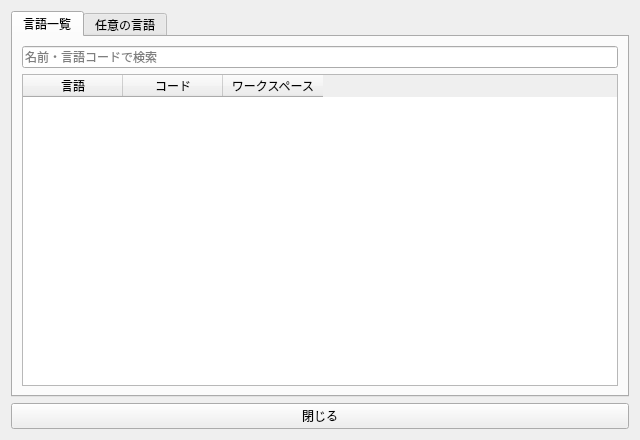
<?xml version="1.0" encoding="UTF-8"?>
<ui version="4.0">
 <class>WorkspaceLanguageDialog</class>
 <widget class="QDialog" name="WorkspaceLanguageDialog">
  <property name="windowTitle"><string>翻訳先言語を追加</string></property>
  <property name="minimumSize"><size><width>640</width><height>440</height></size></property>
  <layout class="QVBoxLayout" name="layoutMain">
   <item><widget class="QTabWidget" name="tabs">
    <widget class="QWidget" name="pageLanguages">
     <attribute name="title"><string>言語一覧</string></attribute>
     <layout class="QVBoxLayout" name="layoutLanguages">
      <item><widget class="QLineEdit" name="editSearch"><property name="placeholderText"><string>名前・言語コードで検索</string></property></widget></item>
      <item><widget class="QTableWidget" name="tableLanguages">
       <attribute name="verticalHeaderVisible"><bool>false</bool></attribute>
       <property name="editTriggers"><set>QAbstractItemView::NoEditTriggers</set></property>
       <column><property name="text"><string>言語</string></property></column>
       <column><property name="text"><string>コード</string></property></column>
       <column><property name="text"><string>ワークスペース</string></property></column>
      </widget></item>
     </layout>
    </widget>
    <widget class="QWidget" name="pageCustom">
     <attribute name="title"><string>任意の言語</string></attribute>
     <layout class="QVBoxLayout" name="layoutCustom">
      <item><widget class="QLabel" name="labelName"><property name="text"><string>表示名</string></property></widget></item>
      <item><widget class="QLineEdit" name="editName"/></item>
      <item><widget class="QLabel" name="labelCode"><property name="text"><string>言語コード</string></property></widget></item>
      <item><widget class="QLineEdit" name="editCode"><property name="placeholderText"><string>例：pt-BR</string></property></widget></item>
      <item><widget class="QLabel" name="labelExplanation"><property name="text"><string>言語を本体の候補に登録し、このプロジェクトにワークスペースを追加します。</string></property><property name="wordWrap"><bool>true</bool></property></widget></item>
      <item><widget class="QPushButton" name="buttonRegister"><property name="text"><string>登録して追加</string></property></widget></item>
      <item><spacer name="spacerCustom"><property name="orientation"><enum>Qt::Vertical</enum></property><property name="sizeHint"><size><width>20</width><height>40</height></size></property></spacer></item>
     </layout>
    </widget>
   </widget></item>
   <item><widget class="QPushButton" name="buttonClose"><property name="text"><string>閉じる</string></property></widget></item>
  </layout>
 </widget>
 <resources/>
 <connections/>
</ui>
